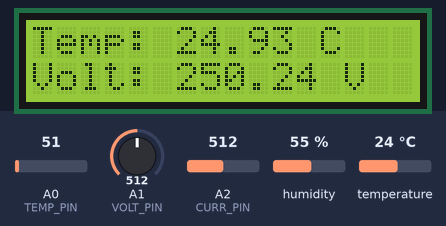
A sketch run on a simulated Arduino Uno, built with avr-gcc and run on an emulated ATmega328P. Shown: 16×2 character LCD. The inputs (shaded band) are chosen by the test bench; at power-on: A0 (TEMP_PIN) = 51, A1 (VOLT_PIN) = 512, A2 (CURR_PIN) = 512, humidity 55 %, temperature 24 °C. What the sketch prints to the serial monitor is not drawn.

Above: at 1.2 s.
1.3 s: A0 (TEMP_PIN) set to 22
At 2.8 s:
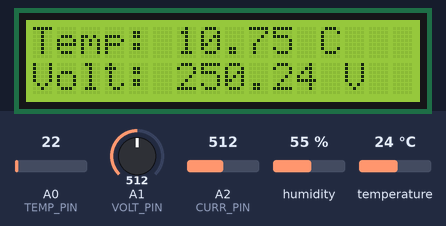
3.6 s: A0 (TEMP_PIN) set to 18
At 5.3 s:
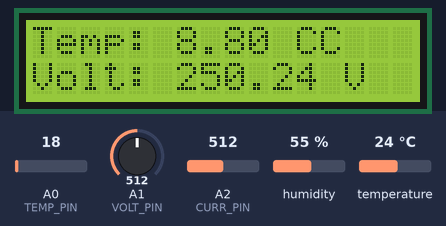
5.7 s: A1 (VOLT_PIN) set to 214
At 6.5 s:
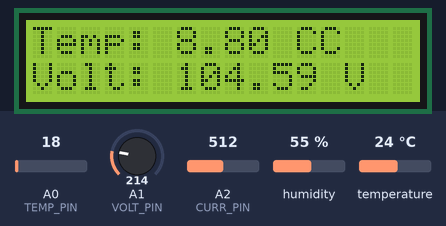
7.7 s: A1 (VOLT_PIN) set to 186
At 9.0 s:
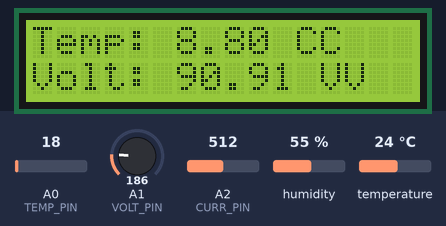
9.8 s: A0 (TEMP_PIN) set to 30
At 11.4 s:
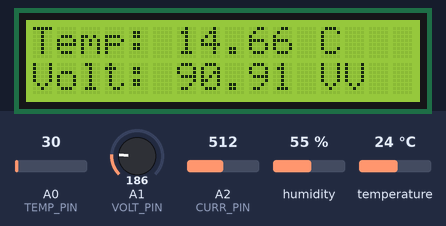
11.8 s: A1 (VOLT_PIN) set to 306
At 13.9 s:
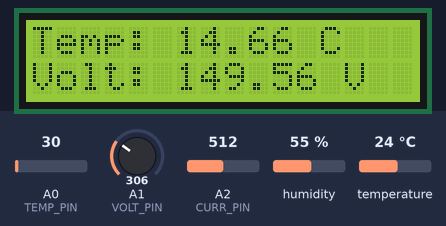
Timing chart, 0 to 14.9 s (numbered marks = the images above; inputs shaded):
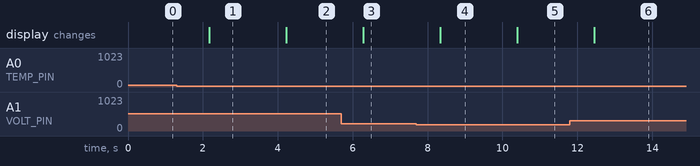

The sketch:

TMS.ino
```cpp
#include <LiquidCrystal.h>
#include <DHT.h>

// Pin Definitions
#define TEMP_PIN A0
#define VOLT_PIN A1
#define CURR_PIN A2
#define BUZZER_PIN 3
#define DHT_PIN 2

// LCD pinout
LiquidCrystal lcd(12, 11, 5, 4, 3, 2);

// Constants for sensors
#define DHTTYPE DHT11
DHT dht(DHT_PIN, DHTTYPE);

void setup() {
  lcd.begin(16, 2);           // Start the LCD display
  Serial.begin(9600);         // Start serial communication
  pinMode(BUZZER_PIN, OUTPUT);
  dht.begin();                // Start the humidity sensor
}

void loop() {
  // Read temperature
  float temperature = analogRead(TEMP_PIN) * (5.0 / 1023.0) * 100.0;

  // Read voltage
  float voltage = analogRead(VOLT_PIN) * (5.0 / 1023.0) * 100.0;

  // Read current
  float current = analogRead(CURR_PIN) * (5.0 / 1023.0) * 30.0;

  // Read humidity
  float humidity = dht.readHumidity();

  // Display on Serial Monitor
  Serial.print("Temperature: ");
  Serial.print(temperature);
  Serial.println(" C");

  Serial.print("Voltage: ");
  Serial.print(voltage);
  Serial.println(" V");

  Serial.print("Current: ");
  Serial.print(current);
  Serial.println(" A");

  Serial.print("Humidity: ");
  Serial.print(humidity);
  Serial.println(" %");

  // Display on LCD
  lcd.setCursor(0, 0);
  lcd.print("Temp: ");
  lcd.print(temperature);
  lcd.print(" C");

  lcd.setCursor(0, 1);
  lcd.print("Volt: ");
  lcd.print(voltage);
  lcd.print(" V");

  // Alarm condition (e.g., high temperature)
  if (temperature > 75) {     // Change threshold as needed
    digitalWrite(BUZZER_PIN, HIGH);
  } else {
    digitalWrite(BUZZER_PIN, LOW);
  }

  delay(1000);  // Wait for a second before repeating
}
```

Measured:
- the behaviour switches between 21 and 20 on A0 (TEMP_PIN) (found by bisection; images 1 and 2)
- the behaviour switches between 205 and 204 on A1 (VOLT_PIN) (found by bisection; images 3 and 4)
- after the input at 1.3 s, the display: changes after 0.86 s (image 1)
- after the input at 3.6 s, the display: changes after 0.62 s (image 2)
- after the input at 5.7 s, the display: changes after 0.58 s (image 3)
- after the input at 7.7 s, the display: changes after 0.64 s (image 4)
- after the input at 9.8 s, the display: changes after 0.60 s (image 5)
- after the input at 11.8 s, the display: changes after 0.65 s (image 6)
